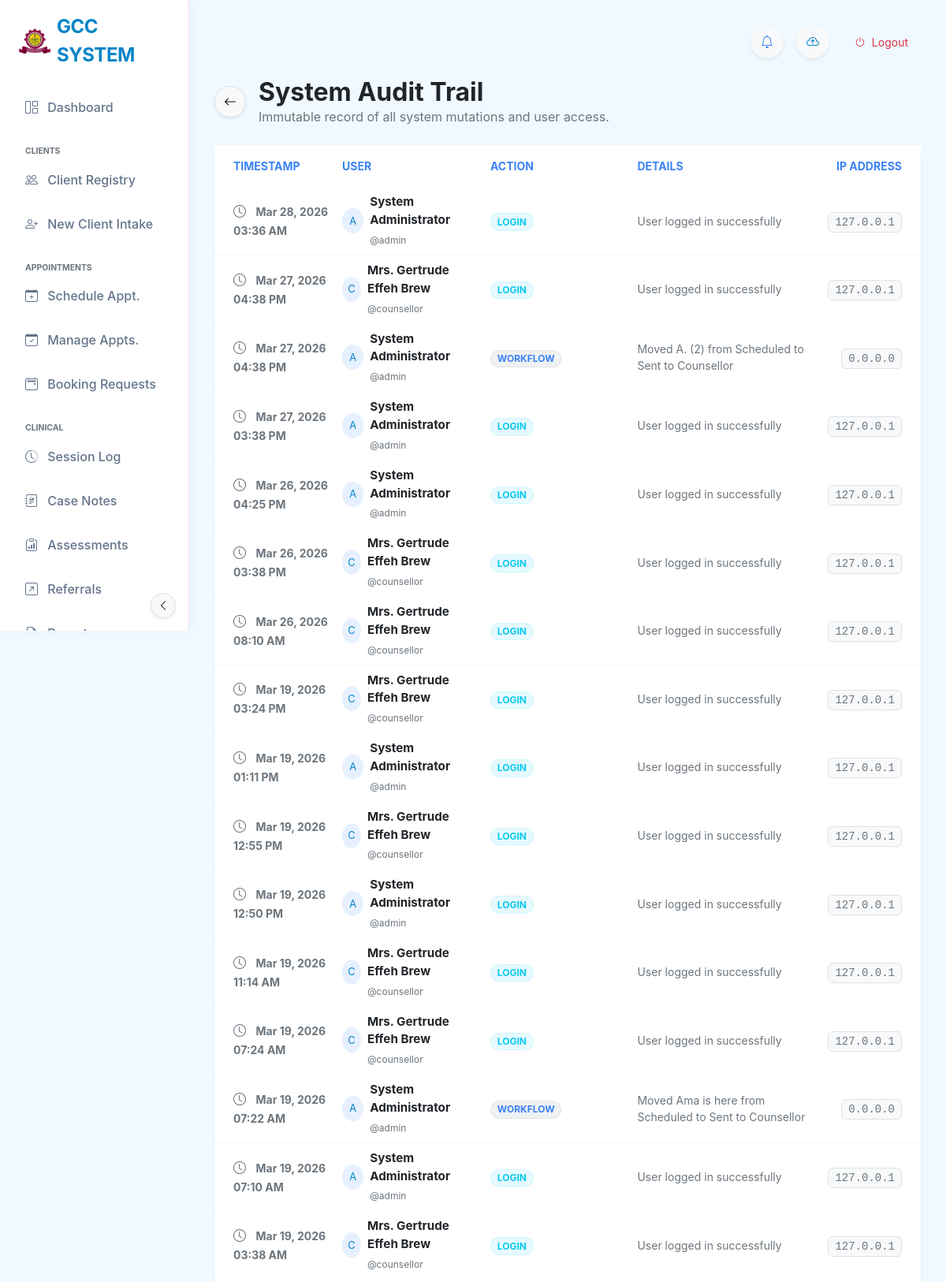
The app's page /audit_logs (signed in, upper part) with its own data.
### tables this page shows
CREATE TABLE app_settings (
            id INTEGER PRIMARY KEY AUTOINCREMENT,
            setting_name TEXT NOT NULL UNIQUE,
            setting_value TEXT
        , updated_at TIMESTAMP, global_id TEXT, last_synced_at TEXT, is_deleted BOOLEAN DEFAULT 0);

CREATE TABLE audit_logs (
            id INTEGER PRIMARY KEY AUTOINCREMENT,
            user_id INTEGER,
            action TEXT NOT NULL,
            details TEXT,
            ip_address TEXT,
            created_at TIMESTAMP DEFAULT CURRENT_TIMESTAMP,
            FOREIGN KEY (user_id) REFERENCES users(id)
        );

CREATE TABLE users (
            id INTEGER PRIMARY KEY AUTOINCREMENT,
            username TEXT NOT NULL UNIQUE,
            password_hash TEXT NOT NULL,
            full_name TEXT,
            role TEXT NOT NULL, -- 'Secretary', 'Counsellor', 'Admin'
            last_login TIMESTAMP,
            created_at TIMESTAMP DEFAULT CURRENT_TIMESTAMP
        , phone TEXT, email TEXT, profile_pic TEXT);

### app.py (the view)
@app.route('/audit_logs')
@login_required
def audit_logs():
    if session.get('role') != 'Admin':
        flash("Unauthorized access to audit trails.", "error")
        return redirect(url_for('dashboard'))
    try:
        conn = get_db_connection()
        logs = conn.execute('''
            SELECT al.created_at as timestamp, al.*, u.username, u.full_name
            FROM audit_logs al
            JOIN users u ON al.user_id = u.id
            ORDER BY al.created_at DESC LIMIT 100
        ''').fetchall()
        conn.close()
        return render_template('audit_logs.html', logs=logs)
    except Exception as e:
        flash(f"Error loading logs: {e}", "error")
        return redirect(url_for('dashboard'))
        return render_template('audit_logs.html', logs=logs)
    except Exception as e:
        flash(f"Error loading logs: {e}", "error")
        return redirect(url_for('dashboard'))

### templates/audit_logs.html (shortened to what this page needs)
{% extends "base_modern.html" %}
{% block content %}
<div class="row mb-4">
    <div class="col-12">
        <div class="d-flex align-items-center">
            <a href="javascript:history.back()" class="btn btn-light border rounded-circle shadow-sm me-3"
                style="width: 40px; height: 40px; display: flex; align-items: center; justify-content: center;">
                <i class="bi bi-arrow-left"></i>
            </a>
            <div>
                <h2 class="fw-bold mb-0 text-dark">System Audit Trail</h2>
                <p class="text-muted mb-0">Immutable record of all system mutations and user access.</p>
            </div>
        </div>
    </div>
</div>
<div class="card card-glass border-0 shadow-sm">
    <div class="card-body p-0">
        <div class="table-responsive">
            <table class="table table-hover align-middle mb-0">
                <thead class="bg-light bg-opacity-50">
                    <tr>
                        <th class="ps-4 border-bottom-0 py-3 text-secondary text-uppercase small fw-bold">Timestamp</th>
                        <th class="border-bottom-0 py-3 text-secondary text-uppercase small fw-bold">User</th>
                        <th class="border-bottom-0 py-3 text-secondary text-uppercase small fw-bold">Action</th>
                        <th class="border-bottom-0 py-3 text-secondary text-uppercase small fw-bold">Details</th>
                        <th class="pe-4 text-end border-bottom-0 py-3 text-secondary text-uppercase small fw-bold">IP
                            Address</th>
                    </tr>
                </thead>
                <tbody class="border-top-0">
                    {% for log in logs %}
                    <tr class="row-hover">
                        <td class="ps-4 border-bottom border-light">
                            <i class="bi bi-clock me-2 text-muted"></i>
                            <span class="text-muted small fw-bold">{{ log.timestamp|format_datetime }}</span>
                        </td>
                        <td class="border-bottom border-light">
                            <div class="d-flex align-items-center">
                                <div class="avatar-circle rounded-circle bg-primary bg-opacity-10 text-primary me-2 d-flex align-items-center justify-content-center"
                                    style="width: 32px; height: 32px; font-size: 0.8rem;">
                                    {{ log.username[0]|upper }}
                                </div>
                                <div>
                                    <div class="fw-bold text-dark" style="font-size: 0.95rem;">{{ log.full_name }}</div>
                                    <small class="text-muted" style="font-size: 0.75rem;">@{{ log.username }}</small>
                                </div>
                            </div>
                        </td>
                        <td class="border-bottom border-light">
                            <span
                                class="badge rounded-pill
                                {% if 'LOGIN' in log.action %}bg-info bg-opacity-10 text-info border border-info border-opacity-10
                                {% elif 'TRANSITION' in log.action %}bg-warning bg-opacity-10 text-warning border border-warning border-opacity-10
                                {% elif 'DELETE' in log.action or 'CRITICAL' in log.action %}bg-danger bg-opacity-10 text-danger border border-danger border-opacity-10
                                {% else %}bg-secondary bg-opacity-10 text-secondary border border-secondary border-opacity-10{% endif %}">
                                {{ log.action }}
                            </span>
                        </td>
                        <td class="border-bottom border-light text-muted small">{{ log.details }}</td>
                        <td class="pe-4 text-end border-bottom border-light">
                            <code
                                class="small text-muted bg-light px-2 py-1 rounded border">{{ log.ip_address or '0.0.0.0' }}</code>
                        </td>
                    </tr>
                    {% endfor %}
                </tbody>
            </table>
        </div>
    </div>
</div>
{% endblock %}

### templates/base_modern.html (shortened to what this page needs)
<!DOCTYPE html>
<html lang="en">
<head>
    <link href="{{ url_for('static', filename='css/bootstrap.min.css') }}" rel="stylesheet">
    <link rel="stylesheet" href="{{ url_for('static', filename='css/bootstrap-icons.css') }}">
    <link rel="stylesheet" href="{{ url_for('static', filename='css/modern_theme.css') }}?v=2.2">
</head>
<body data-theme="{{ settings.get('active_theme', 'default') }}">
    <nav class="sidebar-glass d-flex flex-column flex-shrink-0 p-3" id="sidebar">
        <div class="mb-4">
            <a href="/" class="d-flex align-items-center link-dark text-decoration-none logo-container ps-2">
                {% if settings.logo_url %}
                <img src="{{ settings.logo_url }}" class="me-2"
                    style="max-height: 40px; max-width: 40px; object-fit: contain;">
                {% else %}
                <div class="bg-gradient p-2 rounded-3 me-2" style="background: maroon; color: white;">
                    <i class="bi bi-heart-pulse-fill fs-4"></i>
                </div>
                {% endif %}
                <span class="fs-4 fw-bold sidebar-header-text" style="letter-spacing: -0.02em; color: var(--brand-primary);">{{ settings.get('system_name', 'USTED SYSTEM') }}</span>
            </a>
        </div>
        <ul class="nav nav-pills flex-column mb-auto">
            <li class="nav-item">
                <a href="{{ url_for('dashboard') }}"
                    class="nav-link {% if request.endpoint == 'dashboard' %}active{% endif %}" title="Dashboard"
                    data-bs-toggle="tooltip" data-bs-placement="right">
                    <i class="bi bi-grid-1x2 me-2"></i> <span>Dashboard</span>
                </a>
            </li>
            {% if session.get('role') in ['Secretary', 'Admin', 'Counsellor', 'Counselor'] %}
            <li class="mt-3 text-uppercase small text-muted fw-bold ps-3 mb-1 nav-category-header" style="font-size:0.65rem;">Clients</li>
            <li>
                <a href="{{ url_for('students') }}"
                    class="nav-link {% if 'student' in request.endpoint and 'intake' not in request.endpoint %}active{% endif %}"
                    title="Client Registry" data-bs-toggle="tooltip" data-bs-placement="right">
                    <i class="bi bi-people me-2"></i> <span>Client Registry</span>
                </a>
            </li>
            <li>
                <a href="{{ url_for('intake') }}"
                    class="nav-link {% if 'intake' in request.endpoint %}active{% endif %}" title="New Client Intake"
                    data-bs-toggle="tooltip" data-bs-placement="right">
                    <i class="bi bi-person-plus me-2"></i> <span>New Client Intake</span>
                </a>
            </li>
            <li class="mt-3 text-uppercase small text-muted fw-bold ps-3 mb-1 nav-category-header" style="font-size:0.65rem;">Appointments</li>
            <li>
                <a href="{{ url_for('appointment') }}"
                    class="nav-link {% if request.endpoint == 'appointment' %}active{% endif %}"
                    title="Schedule Appointment" data-bs-toggle="tooltip" data-bs-placement="right">
                    <i class="bi bi-calendar-plus me-2"></i> <span>Schedule Appt.</span>
                </a>
            </li>
            <li>
                <a href="{{ url_for('manage_appointments') }}"
                    class="nav-link {% if 'manage_appointments' in request.endpoint %}active{% endif %}"
                    title="Manage Appointments" data-bs-toggle="tooltip" data-bs-placement="right">
                    <i class="bi bi-calendar-check me-2"></i> <span>Manage Appts.</span>
                </a>
            </li>
            <li>
                <a href="/admin/bookings"
                    class="nav-link {% if 'bookings' in request.endpoint %}active{% endif %}" title="Booking Requests"
                    data-bs-toggle="tooltip" data-bs-placement="right">
                    <i class="bi bi-calendar2-event me-2"></i>
                    <span>Booking Requests</span>
                </a>
            </li>
            {% endif %}
            {% if (session.get('role') or '')|trim in ['Counsellor', 'Counselor', 'Admin'] %}
            <li class="mt-3 text-uppercase small text-muted fw-bold ps-3 mb-1 nav-category-header" style="font-size:0.65rem;">Clinical</li>
            <li>
                <a href="{{ url_for('sessions_list') }}"
                    class="nav-link {% if 'session' in request.endpoint and 'case' not in request.endpoint %}active{% endif %}"
                    title="Session Log" data-bs-toggle="tooltip" data-bs-placement="right">
                    <i class="bi bi-clock-history me-2"></i> <span>Session Log</span>
                </a>
            </li>
            <li>
                <a href="{{ url_for('case_notes_list') }}"
                    class="nav-link {% if 'case_notes' in request.endpoint %}active{% endif %}" title="Case Notes"
                    data-bs-toggle="tooltip" data-bs-placement="right">
                    <i class="bi bi-journal-richtext me-2"></i> <span>Case Notes</span>
                </a>
            </li>
            <li>
                <a href="{{ url_for('dass21_list') }}"
                    class="nav-link {% if 'dass21' in request.endpoint %}active{% endif %}" title="Assessments"
                    data-bs-toggle="tooltip" data-bs-placement="right">
                    <i class="bi bi-clipboard-data me-2"></i> <span>Assessments</span>
                </a>
            </li>
            <li>
                <a href="{{ url_for('all_referrals') }}"
                    class="nav-link {% if 'referral' in request.endpoint %}active{% endif %}" title="Referrals"
                    data-bs-toggle="tooltip" data-bs-placement="right">
                    <i class="bi bi-arrow-up-right-square me-2"></i> <span>Referrals</span>
                </a>
            </li>
            <li>
                <a href="{{ url_for('reports_list') }}"
                    class="nav-link {% if 'report' in request.endpoint %}active{% endif %}" title="Reports"
                    data-bs-toggle="tooltip" data-bs-placement="right">
                    <i class="bi bi-file-earmark-bar-graph me-2"></i> <span>Reports</span>
                </a>
            </li>
            {% endif %}
        </ul>
                    {% set role_labels = {'Secretary': 'Desk Administrator', 'Admin': 'System Administrator', 'Counsellor': 'Counsellor', 'Counselor': 'Counsellor'} %}
                    {% set display_name = session.get('full_name', 'User') %}
                    {% if display_name.strip().lower() in ['secretary', 'admin', 'counsellor', 'counselor'] %}
                        {% set display_name = role_labels.get(session.get('role'), display_name) %}
                    {% endif %}
        <button
            class="btn btn-sm btn-light border position-absolute bottom-0 end-0 m-3 rounded-circle shadow-sm d-none d-md-flex align-items-center justify-content-center"
            id="sidebarToggle" style="width: 32px; height: 32px; z-index: 1050;">
            <i class="bi bi-chevron-left"></i>
        </button>
    </nav>
    <main class="main-content">
        <div class="d-flex justify-content-between align-items-center mb-4 gap-3">
            <div class="d-flex align-items-center gap-3">
                <div class="dropdown">
                    <button class="btn btn-light rounded-circle position-relative shadow-sm" type="button"
                        id="notifDropdown" data-bs-toggle="dropdown" aria-expanded="false"
                        style="width: 42px; height: 42px;">
                        <i class="bi bi-bell text-secondary"></i>
                    </button>
                </div>
                <button id="manualSyncBtn" class="btn btn-light rounded-circle shadow-sm" title="Sync with Cloud"
                        style="width: 42px; height: 42px;" onclick="triggerManualSync()">
                    <i class="bi bi-cloud-arrow-up text-primary"></i>
                </button>
                <a href="{{ url_for('logout') }}" class="btn btn-outline-danger border-0 btn-sm rounded-pill px-3">
                    <i class="bi bi-power me-1"></i> Logout
                </a>
            </div>
        </div>
        {% block content %}{% endblock %}
    </main>
</body>
</html>

### records on screen
app_settings: logo_url (picture)
app_settings: get "GCC SYSTEM"
audit_logs: timestamp "Mar 28, 2026 03:36 AM", username "A", full_name "System Administrator", username "admin", action "LOGIN", details "User logged in successfully", ip_address "127.0.0.1"
audit_logs: timestamp "Mar 27, 2026 04:38 PM", username "C", full_name "Mrs. Gertrude Effeh Brew", username "counsellor", action "LOGIN", details "User logged in successfully", ip_address "127.0.0.1"
audit_logs: timestamp "Mar 27, 2026 04:38 PM", username "A", full_name "System Administrator", username "admin", action "WORKFLOW", details "Moved A. (2) from Scheduled to Sent to Counsellor", ip_address "0.0.0.0"
audit_logs: timestamp "Mar 27, 2026 03:38 PM", username "A", full_name "System Administrator", username "admin", action "LOGIN", details "User logged in successfully", ip_address "127.0.0.1"
audit_logs: timestamp "Mar 26, 2026 04:25 PM", username "A", full_name "System Administrator", username "admin", action "LOGIN", details "User logged in successfully", ip_address "127.0.0.1"
audit_logs: timestamp "Mar 26, 2026 03:38 PM", username "C", full_name "Mrs. Gertrude Effeh Brew", username "counsellor", action "LOGIN", details "User logged in successfully", ip_address "127.0.0.1"
audit_logs: timestamp "Mar 26, 2026 08:10 AM", username "C", full_name "Mrs. Gertrude Effeh Brew", username "counsellor", action "LOGIN", details "User logged in successfully", ip_address "127.0.0.1"
audit_logs: timestamp "Mar 19, 2026 03:24 PM", username "C", full_name "Mrs. Gertrude Effeh Brew", username "counsellor", action "LOGIN", details "User logged in successfully", ip_address "127.0.0.1"
audit_logs: timestamp "Mar 19, 2026 01:11 PM", username "A", full_name "System Administrator", username "admin", action "LOGIN", details "User logged in successfully", ip_address "127.0.0.1"
audit_logs: timestamp "Mar 19, 2026 12:55 PM", username "C", full_name "Mrs. Gertrude Effeh Brew", username "counsellor", action "LOGIN", details "User logged in successfully", ip_address "127.0.0.1"
audit_logs: timestamp "Mar 19, 2026 12:50 PM", username "A", full_name "System Administrator", username "admin", action "LOGIN", details "User logged in successfully", ip_address "127.0.0.1"
audit_logs: timestamp "Mar 19, 2026 11:14 AM", username "C", full_name "Mrs. Gertrude Effeh Brew", username "counsellor", action "LOGIN", details "User logged in successfully", ip_address "127.0.0.1"
audit_logs: timestamp "Mar 19, 2026 07:24 AM", username "C", full_name "Mrs. Gertrude Effeh Brew", username "counsellor", action "LOGIN", details "User logged in successfully", ip_address "127.0.0.1"
audit_logs: timestamp "Mar 19, 2026 07:22 AM", username "A", full_name "System Administrator", username "admin", action "WORKFLOW", details "Moved Ama is here from Scheduled to Sent to Counsellor", ip_address "0.0.0.0"
audit_logs: timestamp "Mar 19, 2026 07:10 AM", username "A", full_name "System Administrator", username "admin", action "LOGIN", details "User logged in successfully", ip_address "127.0.0.1"
audit_logs: timestamp "Mar 19, 2026 03:38 AM", username "C", full_name "Mrs. Gertrude Effeh Brew", username "counsellor", action "LOGIN", details "User logged in successfully", ip_address "127.0.0.1"
